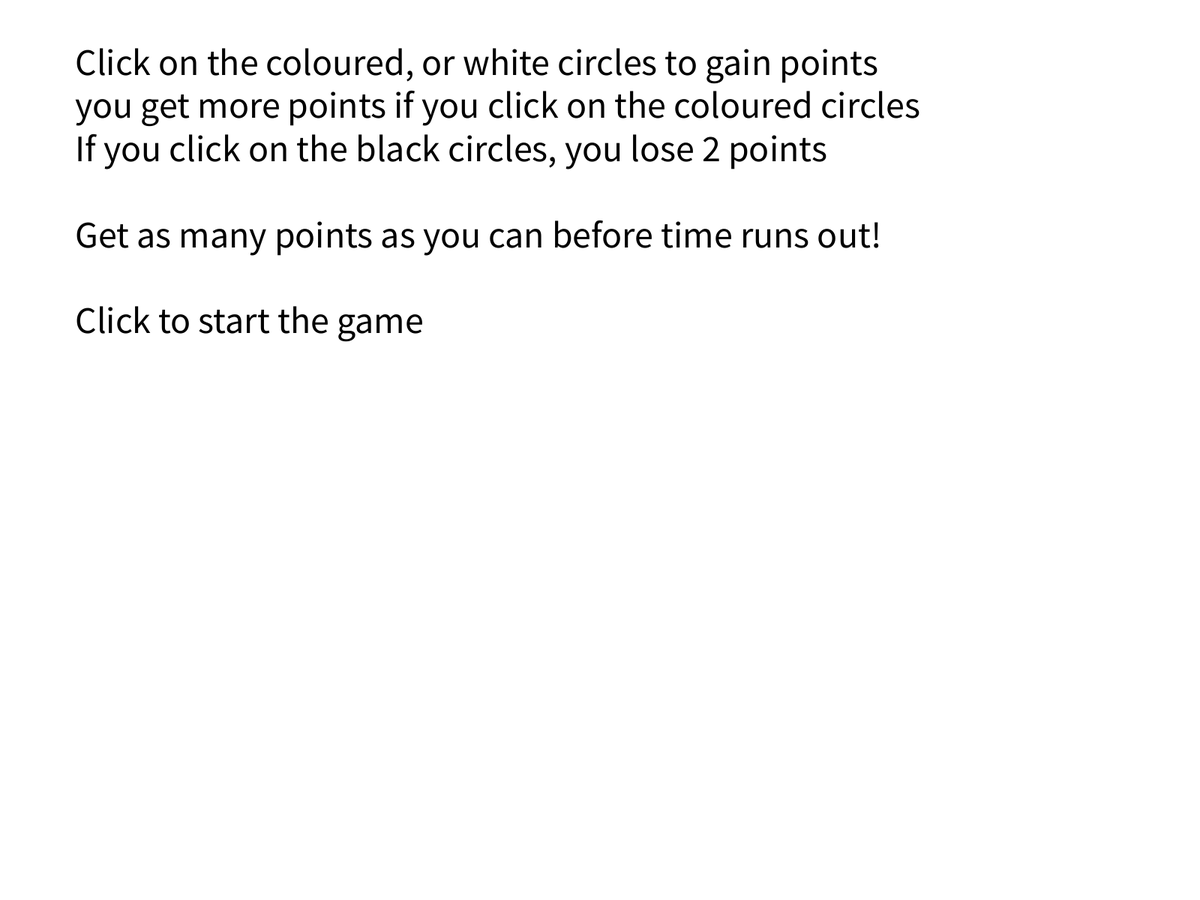
Frame 1 (no input)
Frame 60 (the mouse pressed at the canvas centre just before this capture): identical to frame 1, image omitted
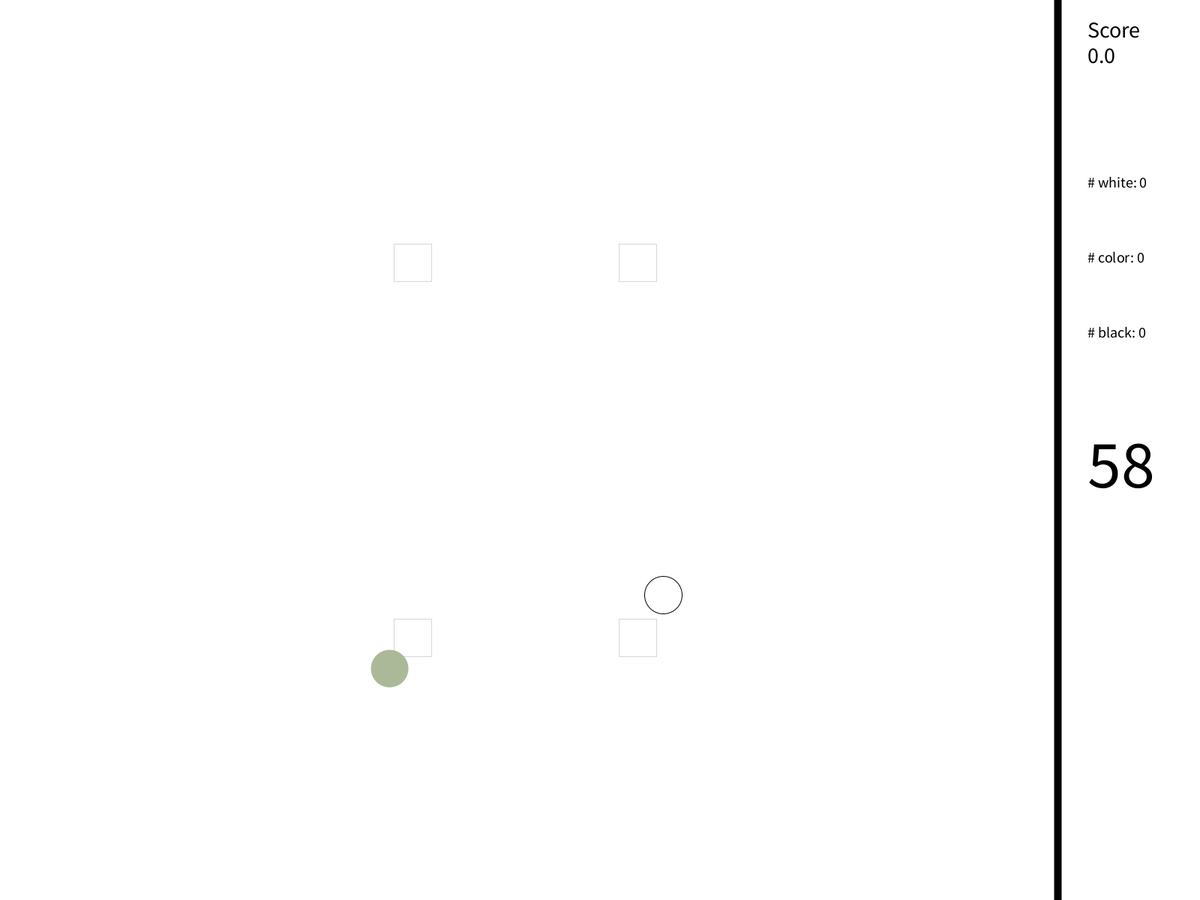
Frame 120 (the mouse held since frame 60 and released just before this capture)

The Processing sketch that drew these frames (run headless with seeded random() and noise(); from frame 60 on, the mouse is pressed at the canvas centre):

// Processing sketch: culminatingExample
// ── culminatingExample.pde
ArrayList<PVector> circleLocations; //using 2D vector for circle positions
ArrayList<PVector> circleSpeeds;    //using 2D vector for circle speeds
ArrayList<PVector> circleColours;   //using 3D vector for colours (R, G, B)
ArrayList<PVector> circleSizes;     //using 2D vector for width/height of circles

int quantity, radius;
float score;
int blackClicks, whiteClicks, colouredClicks;
int stopTime;
boolean gameOver, instructionScreen;

void settings() {
  fullScreen();
}

void setup() {
  circleLocations = new ArrayList<PVector>();
  circleSpeeds = new ArrayList<PVector>();
  circleColours = new ArrayList<PVector>();
  circleSizes = new ArrayList<PVector>();

  gameOver = false;
  instructionScreen = true;

  quantity = 1;
  score = 0;
  blackClicks = 0;
  whiteClicks = 0;
  colouredClicks = 0;
  stopTime = 60;
  radius = 25;
  rectMode(CENTER);
}

void draw() {

  background(255);
  noStroke();

  drawSpawnPoints();
  displayMovingCircles();
  moveCircles();
  textArea();

  if (frameCount % 3600 == 0) {
    gameOver = true;
  }

  if (gameOver && !instructionScreen) {
    drawGameOverScreen();
  } else if (instructionScreen) {
    drawInstructionScreen();
  }

  if (!gameOver) {

    if (frameCount % 150 == 0) {
      generateCircles(new PVector(width/2+50, height * 1/4 + 50));
    } else if (frameCount % 120 == 0) { 
      generateCircles(new PVector(width/2-250, height * 1/4 + 50));
    } else if (frameCount % 90 == 0) {
      generateCircles(new PVector(width/2-250, height * 3/4 - 50));
    } else if (frameCount % 60 == 0) {
      generateCircles(new PVector(width/2+50, height * 3/4 - 50));
    }
  }
}

void drawSpawnPoints() {
  //draw spawn points
  stroke(50, 50);
  noFill();
  rect(width/2+50, height * 1/4 + 50, 50, 50);
  rect(width/2-250, height * 1/4 + 50, 50, 50);
  rect(width/2-250, height * 3/4 - 50, 50, 50);
  rect(width/2+50, height * 3/4 - 50, 50, 50);
}

void displayMovingCircles() {
  for (int i = 0; i < circleLocations.size(); i++) {
    PVector loc = circleLocations.get(i);
    PVector col = circleColours.get(i);
    PVector rad = circleSizes.get(i);

    if (col.x == 255 && col.y == 255 && col.z == 255) {
      stroke(0);
    } else {
      noStroke();
    }
    fill(col.x, col.y, col.z); //using x,y,z as r,g,b
    ellipse(loc.x, loc.y, rad.x*2, rad.y*2);
  }
}

void moveCircles() {
  for (int i = 0; i < circleLocations.size(); i++) {
    PVector loc = circleLocations.get(i);
    PVector speed = circleSpeeds.get(i);
    PVector rad = circleSizes.get(i);

    loc.add(speed);

    if (loc.x > width - 195 - rad.x || loc.x < rad.x) {
      speed.x *= -1;
    }
    if (loc.y > height - rad.y || loc.y < rad.y) {
      speed.y *= -1;
    }
  }
}

void generateCircles(PVector spawnPoint) {
  int growth = radius/3 + 6 * quantity;
  if (frameCount % 600 == 0) {
    quantity += 1;

    radius -= 3;
  }

  for (int i = 0; i < quantity; i++) {
    circleLocations.add(new PVector(spawnPoint.x, spawnPoint.y));
    circleSpeeds.add(new PVector(random(-2, 2), random(-2, 2)));

    int randomColor = int(random(0, 3));
    if (randomColor == 0) {
      circleColours.add(new PVector(random(100, 255), random(100, 255), random(100, 255)));
      circleSizes.add(new PVector(radius, radius));
    } else if (randomColor == 1) {
      circleColours.add(new PVector(0, 0, 0));
      circleSizes.add(new PVector(growth, growth));
    } else if (randomColor == 2) {
      circleColours.add(new PVector(255, 255, 255));
      circleSizes.add(new PVector(radius, radius));
    }
  }
}
void mousePressed() {
  //generate 10 circles per mouse click
  if (!gameOver) {
    pop();
  }
  if (instructionScreen) {
    instructionScreen = false; 
  }
  if (mouseX > width - 190 && mouseY > height - 50) {
    reset();
    gameOver = false;
    frameCount = 0;
  } else if (mouseX > width - 190 && mouseY > height - 50) {
    reset();
    instructionScreen = true;
    frameCount = 0;
  }
  println(frameCount);
}

void keyPressed() {
  gameOver = true;
}

void pop() {
  for (int i = circleLocations.size() - 1; i >= 0; i--) {
    PVector col = circleColours.get(i);
    PVector loc = circleLocations.get(i);
    PVector rad = circleSizes.get(i);
    if (dist(mouseX, mouseY, loc.x, loc.y) < rad.x) {
      if (col.x == 255 && col.y == 255 && col.y == 255) {
        score += 1 - (rad.x / 100.0);
        whiteClicks++;
      } else if (col.x == 0 && col.y == 0 && col.y == 0) {
        score -= 2;
        blackClicks++;
        if (score < 0) {
          score = 0;
        }
      } else { 
        score += 1 + (rad.x / 100.0);
        colouredClicks++;
      }
      circleColours.remove(i);
      circleLocations.remove(i);
      circleSpeeds.remove(i);
      circleSizes.remove(i);
    }
  }
}

void reset() {
  circleLocations.clear();
  circleSpeeds.clear();
  circleColours.clear();
  circleSizes.clear();

  quantity = 1;
  score = 0;
  rectMode(CENTER);

  whiteClicks = 0;
  colouredClicks = 0;
  blackClicks = 0;

  stopTime = 60;
}

void textArea() {
  stroke(0);
  strokeWeight(10);
  fill(0);
  textSize(30);
  line(width - 190, 0, width - 190, height);
  text("Score\n" + int(score * 10) / 10.0, width - 150, 50);

  textSize(20);
  text("# white: " + whiteClicks, width - 150, 250);
  text("# color: " + colouredClicks, width - 150, 350);
  text("# black: " + blackClicks, width - 150, 450);

  strokeWeight(1);
  if (!gameOver) {
    stopTime = 60 - int(frameCount / 60);
  }
  textSize(90);
  text(stopTime, width - 150, 650);
}

void drawGameOverScreen() {
  pushStyle();
  stroke(0);
  fill(255, 0, 255);
  textSize(100);
  textAlign(CENTER);
  text("GAME\nOVER", width/2 - 100, height/2 - 40);
  rectMode(CORNER);
  rect(width - 185, height - 50, 190, 50);
  fill(255);
  textSize(40);
  textAlign(LEFT);
  text("Restart", width - 160, height - 10);
  popStyle();
}

void drawInstructionScreen() {
  background(255);
  fill(0);
  textSize(50);
  text("Click on the coloured, or white circles to gain points\n" +
    "you get more points if you click on the coloured circles\n" +
    "If you click on the black circles, you lose 2 points\n\n" +
    "Get as many points as you can before time runs out!\n\n" +
    "Click to start the game", 100, 100);
  reset();
}
